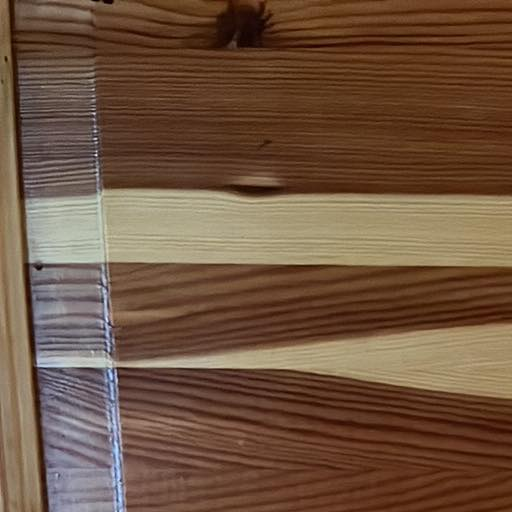
#> input picture TextureSamples/Door/drzwi.png, 512 x 512 px, found by its file name; its folder holds only this picture in this run
$ jupyter execute --allow-errors 'Klasyfikacja i klasteryzacja danych.ipynb'   (older library calls are emulated)
#> lines starting #> are read from the running program, lines starting #| are printed output that depends on the picture
[cell 1]
import os

from PIL import Image

# ścieżka do katalogów z obrazkami
input_paths = [
    "C:/Users/wikto/Desktop/TextureSamples/Door",
    "C:/Users/wikto/Desktop/TextureSamples/Floor",
    "C:/Users/wikto/Desktop/TextureSamples/Wall"
]
# ścieżka do nowych katalogów
output_paths = [
    "C:/Users/wikto/Desktop/TextureSamples/Door1",
    "C:/Users/wikto/Desktop/TextureSamples/Floor1",
    "C:/Users/wikto/Desktop/TextureSamples/Wall1"
]

# utworzenie nowych katalogów, jeśli nie istnieją
for output_path in output_paths:
    if not os.path.exists(output_path):
        os.makedirs(output_path)
#> further down, img is the input picture: PIL image 512x512 RGB; mean R, G, B 111.6, 83.9, 63.3
#> the loop `for i in range(0, width, 128):` made 4 passes
#> pass 1, `region.save(os.path.join(output_path, f"{filename}_{i}_{j}.png"))`:
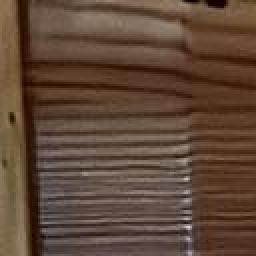
#> saved as drzwi.png_0_0.png: PIL image 128x128 RGB (shown 2 times larger); mean R, G, B 95.2, 71.5, 55.2
#> pass 1, `region.save(os.path.join(output_path, f"{filename}_{i}_{j}.png"))`:
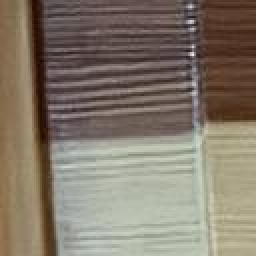
#> saved as drzwi.png_0_128.png: PIL image 128x128 RGB (shown 2 times larger); mean R, G, B 131.8, 121.1, 107.1
#> pass 1, `region.save(os.path.join(output_path, f"{filename}_{i}_{j}.png"))`:
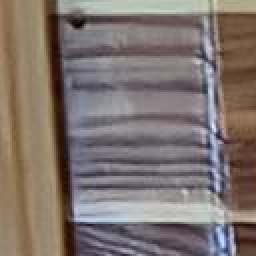
#> saved as drzwi.png_0_256.png: PIL image 128x128 RGB (shown 2 times larger); mean R, G, B 127, 115.5, 110.7
#> pass 1, `region.save(os.path.join(output_path, f"{filename}_{i}_{j}.png"))`:
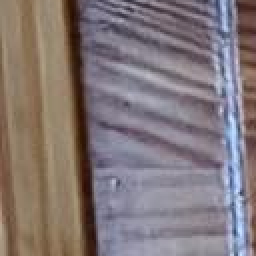
#> saved as drzwi.png_0_384.png: PIL image 128x128 RGB (shown 2 times larger); mean R, G, B 130.6, 119.1, 120.7
#> after the loop `for i in range(0, width, 128):`:
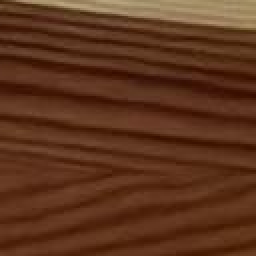
#> region: PIL image 128x128 RGB (shown 2 times larger); mean R, G, B 93.1, 52.1, 29

# pętle po folderach z obrazkami i odpowiadających nowych katalogach
#> (the rest of this cell did not finish here and is left out)

[cell 2]
import os
import numpy as np
from skimage import io, color, feature


def calculate_features(texture, distance, angles):
    # utworzenie macierzy zdarzeń
    glcm = feature.graycomatrix(texture, distances=[distance], angles=angles, levels=64, symmetric=True, normed=True)

    # wyznaczenie cech
    dissimilarity = feature.graycoprops(glcm, 'dissimilarity')[0, 0]
    correlation = feature.graycoprops(glcm, 'correlation')[0, 0]
    contrast = feature.graycoprops(glcm, 'contrast')[0, 0]
    energy = feature.graycoprops(glcm, 'energy')[0, 0]
    homogeneity = feature.graycoprops(glcm, 'homogeneity')[0, 0]
    asm = feature.graycoprops(glcm, 'ASM')[0, 0]

    return [dissimilarity, correlation, contrast, energy, homogeneity, asm]


# ścieżki do katalogów z teksturami
input_paths = ["C:/Users/wikto/Desktop/TextureSamples/Door1", "C:/Users/wikto/Desktop/TextureSamples/Wall1",
               "C:/Users/wikto/Desktop/TextureSamples/Floor1"]

# ścieżka do pliku wynikowego
output_file = "vektors.csv"

# lista cech
features_names = ["dissimilarity", "correlation", "contrast", "energy", "homogeneity", "asm"]

# lista odległości i kierunków
distances = [1, 3, 5]
angles = [0, 45, 90, 135]

with open(output_file, "w") as f:
    header = "texture_name,"
    for distance in distances:
        for angle in angles:
            header += f"{distance}_{angle}_"
            header += ",".join(features_names)
            header += ","
    header = header[:-1] + "\n"

    f.write(header)

    for i, input_path in enumerate(input_paths):

        for filename in os.listdir(input_path):

            texture = color.rgb2gray(io.imread(os.path.join(input_path, filename)))

            texture = np.uint8(texture * 63)

            features = []
            for distance in distances:
                for angle in angles:
                    angle_features = calculate_features(texture, distance, [angle, -angle])
                    features += angle_features

            f.write(  ",".join(map(str, features)) +","+f"{filename[:3]}"+ "\n")
